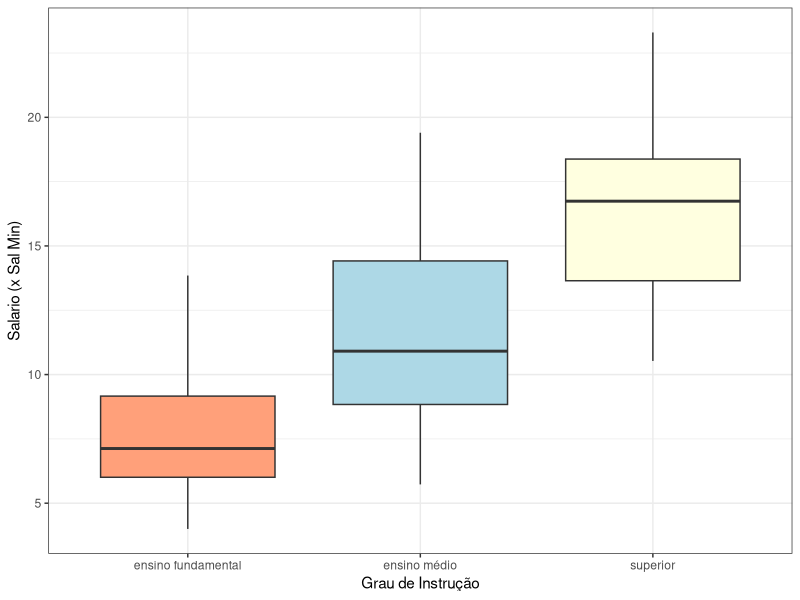

Generate this figure with R:
## ----mb, echo=FALSE, warning=FALSE, message=FALSE---------------------------------------------------------------
library(dplyr)
library(readxl)
library(knitr)
library(kableExtra)
library(ggplot2)

mb_df <- read_excel(path = here::here("data", "companhia_mb.xlsx"))


## ----sal_grupo, echo=FALSE, warning=FALSE, message=FALSE--------------------------------------------------------

mb_df_arrange <- mb_df %>% 
  dplyr::select("N" ,`Salario (x Sal Min)`, `Grau de Instrução`) %>% 
  rename("ID" = "N") %>% 
  arrange(`Grau de Instrução`)

mb_df_arrange[1:18,] %>%
  kable(#caption = "Tabela de dados brutos.",
        align = 'c',
        format.args = list(decimal.mark = ","), format = "latex") %>% 
  kable_styling() %>%
  row_spec(which(mb_df_arrange[1:18,]$`Grau de Instrução` == "ensino fundamental"), background = "lightsalmon") %>% 
  row_spec(which(mb_df_arrange[1:18,]$`Grau de Instrução` == "ensino médio"), background = "lightblue") %>% 
  row_spec(which(mb_df_arrange[1:18,]$`Grau de Instrução` == "superior"), background = "lightyellow")



## ----sal_grupo2, echo=FALSE, warning=FALSE, message=FALSE-------------------------------------------------------

mb_df_arrange[19:36,] %>% 
  kable(#caption = "Tabela de dados brutos.",
        align = 'c',
        format.args = list(decimal.mark = ","), format = "latex") %>% 
  kable_styling() %>%
  row_spec(which(mb_df_arrange[19:36,]$`Grau de Instrução` == "ensino fundamental"), background = "lightsalmon") %>% 
  row_spec(which(mb_df_arrange[19:36,]$`Grau de Instrução` == "ensino médio"), background = "lightblue") %>% 
  row_spec(which(mb_df_arrange[19:36,]$`Grau de Instrução` == "superior"), background = "lightyellow")



## ----sal_grupo_res, echo=FALSE, warning=FALSE, message=FALSE----------------------------------------------------

tab <- mb_df_arrange %>% 
  group_by(`Grau de Instrução`) %>% 
  summarize(n = n(),
            `Média` = mean(`Salario (x Sal Min)`),
            `D. Padrão` = sd(`Salario (x Sal Min)`),
            `Variância` = var(`Salario (x Sal Min)`),
            `Min` = min(`Salario (x Sal Min)`),
            `Q1` = quantile(`Salario (x Sal Min)`, 0.25),
            `Q2` = quantile(`Salario (x Sal Min)`, 0.5),
            `Q3` = quantile(`Salario (x Sal Min)`, 0.75),
            `Max` = max(`Salario (x Sal Min)`)
            )

tab2 <- mb_df_arrange %>% 
  summarize(n = n(),
            `Média` = mean(`Salario (x Sal Min)`),
            `D. Padrão` = sd(`Salario (x Sal Min)`),
            `Variância` = var(`Salario (x Sal Min)`),
            `Min` = min(`Salario (x Sal Min)`),
            `Q1` = quantile(`Salario (x Sal Min)`, 0.25),
            `Q2` = quantile(`Salario (x Sal Min)`, 0.5),
            `Q3` = quantile(`Salario (x Sal Min)`, 0.75),
            `Max` = max(`Salario (x Sal Min)`)
            )

tab2$`Grau de Instrução` <- "Global"
tab2 <- tab2[c(names(tab2)[10],names(tab2)[-10])]

tab <- rbind(tab, tab2)

kable(tab,
      caption = "Medidas-resumo para a variável salário, segundo o grau de instrução, na Companhia MB.",
      align = 'c', digits = c(0,0,rep(2,8)),
      format.args = list(decimal.mark = ","), format = "latex") %>% 
  kable_styling() %>%
  row_spec(1, background = "lightsalmon") %>% 
  row_spec(2, background = "lightblue") %>% 
  row_spec(3, background = "lightyellow")


## ----sal_bp, echo=FALSE, warning=FALSE, message=FALSE, fig.align='center', out.width="100%"---------------------

mb_df_arrange$cor <- NULL
mb_df_arrange$cor <- ifelse(mb_df_arrange$`Grau de Instrução` == "ensino fundamental", "lightsalmon", ifelse(mb_df_arrange$`Grau de Instrução` == "ensino médio", "lightblue", "lightyellow"))


bp <- ggplot(data = mb_df_arrange,
             mapping = aes(x = `Grau de Instrução`,
                           y = `Salario (x Sal Min)`)) +
  geom_boxplot(fill = c("lightsalmon", "lightblue", "lightyellow")) +
  theme_bw()

bp


## ----iris, echo=FALSE, message=FALSE, warning=FALSE-------------------------------------------------------------

set.seed(1000)

iris_ex_1 <- iris %>% 
  filter(Species == "setosa") %>% 
  slice_head(n = 10)

iris_ex_2 <- iris %>% 
  filter(Species == "versicolor") %>% 
  slice_head(n = 10)

iris_ex_3 <- iris %>% 
  filter(Species == "virginica") %>% 
  slice_head(n = 10)

iris_ex <- rbind(iris_ex_1, iris_ex_2)
iris_ex <- rbind(iris_ex, iris_ex_3)

iris_ex %>% 
kable(caption = "Tabela de dados brutos.",
        align = 'c', col.names = c("comprimento da sépala", "largura da sépala", "comprimento da pétala", "largura da pétala", "espécie"),
        format.args = list(decimal.mark = ","), format = "pandoc")
